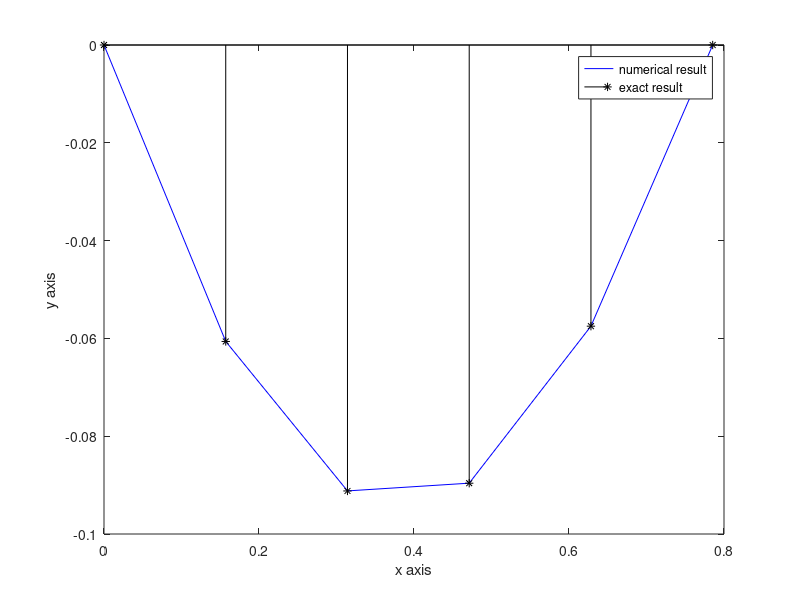

This chart was generated by the following MATLAB code:
% Use the linear shooting algorithm to approximate the solution to the
% boundary value problem and compare the result to the actual solution.
%
% y'' + 4*y = cos(x),   0 <= x <= pi/4,
% y(0) = 0,  y(pi/4) = 0,  with h = pi/20
%
% Actual solution:
% y(x) = -(1/3)*cos(2*x) - (sqrt(2)/6)*sin(2*x) + (1/3)*cos(x)

function linear1
clc
clf
clear all
a = 0;
b = pi/4;
alpha = 0;
beta = 0;
h = pi/20;
n = (b - a)/h;
x = linspace(a, b, n+1);
u(1) = alpha;
u1(1) = 0;
v(1) = 0;
v1(1) = 1;
for i = 1:n
    k1 = h*f(x(i), u(i), u1(i));
    k2 = h*f(x(i)+h/2, u(i)+u1(i)*h/2+h*k1/8, u1(i)+k1/2);
    k3 = h*f(x(i)+h/2, u(i)+u1(i)*h/2+h*k1/8, u1(i)+k2/2);
    k4 = h*f(x(i)+h, u(i)+u1(i)*h+h*k3/2, u1(i)+k3);
    u(i+1) = u(i) + h*(u1(i) + (k1+k2+k3)/6);
    u1(i+1) = u1(i) + (k1+2*k2+2*k3+k4)/6;
    p1 = h*g(x(i), v(i), v1(i));
    p2 = h*g(x(i)+h/2, v(i)+v1(i)*h/2+h*p1/8, v1(i)+p1/2);
    p3 = h*g(x(i)+h/2, v(i)+v1(i)*h/2+h*p1/8, v1(i)+p2/2);
    p4 = h*g(x(i)+h, v(i)+v1(i)*h+h*p3/2, v1(i)+p3);
    v(i+1) = v(i) + h*(v1(i) + (p1+p2+p3)/6);
    v1(i+1) = v1(i) + (p1+2*p2+2*p3+p4)/6;
end
y = u + ((beta - u(n+1))/v(n+1))*v;
plot(x, y, '-b')
hold on
ey = -(1/3)*cos(2*x) - (sqrt(2)/6)*sin(2*x) + (1/3)*cos(x);
stem(x, ey, '*k')
hold off
legend('numerical result', 'exact result')
xlabel('x axis');
ylabel('y axis');
fprintf('      x       approximate      exact         error \n');
for i = 1:n+1
    fprintf(' %11.5f %11.5f %11.5f %11.5f \n', x(i), y(i), ey(i), abs(ey(i)-y(i)));
end
function u2 = f(x, u, u1)
u2 = -4*u + cos(x);
function v2 = g(x, v, v1)
v2 = -4*v;
